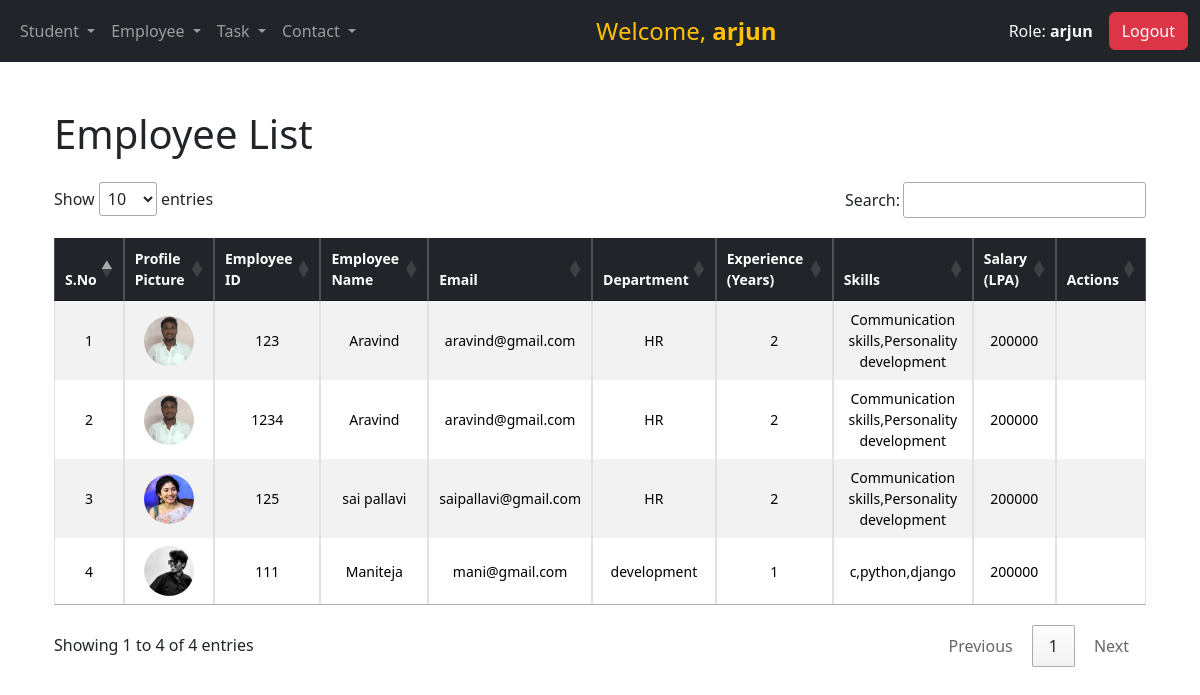
/employee-list/ (signed in), run on the app's committed database.
### operations/models.py (models this page shows, shortened)
class Employee(models.Model):
    employeeid=models.CharField(max_length=100)
    employeename=models.CharField(max_length=50)
    email = models.CharField(max_length=50, null=True, blank=True)
    department = models.CharField(max_length=100, null=True, blank=True)
    experience = models.CharField(max_length=50, null=True, blank=True,)
    skills=models.CharField(max_length=50,null=True, blank=True,)
    salary = models.CharField(max_length=50, null=True, blank=True)
    serial_number = models.PositiveIntegerField(default=0)
    profile_picture = models.ImageField(upload_to='employee_pictures/', blank=True, null=True)  # Add this line

### operations/views.py (the view)
# urls.py: path('employee-list/',login_required(views.employee_list),name='employee_list'),
def employee_list(request):
    employees = Employee.objects.all()  # Query to get all employee records
    return render(request, 'employees/employee-list.html', {'employees': employees})

### operations/templates/employees/employee-list.html (shortened to what this page needs)
{% extends 'base.html' %}
{% block content %}
    <div class="container mt-5">
        <div class="d-flex justify-content-between align-items-center mb-4">
            <h1 class="mb-0">Employee List</h1>
        </div>
        <div class="table-responsive">
            <table id="employeeTable" class="table table-striped table-sm table-bordered align-middle mb-3">
                <thead class="table-dark">
                    <tr class="text-center small">
                        <th>S.No</th>
                        <th>Profile Picture</th>
                        <th>Employee ID</th>
                        <th>Employee Name</th>
                        <th>Email</th>
                        <th>Department</th>
                        <th>Experience (Years)</th>
                        <th>Skills</th>
                        <th>Salary (LPA)</th>
                        <th>Actions</th>
                    </tr>
                </thead>
                <tbody>
                    {% for employee in employees %}
                        <tr class="text-center small">
                            <td>{{ forloop.counter }}</td>
                            <td>
                                {% if employee.profile_picture %}
                                    <img src="{{ employee.profile_picture.url }}" alt="Profile Picture" style="width: 50px; height: 50px; object-fit: cover;border-radius: 50%">
                                {% else %}
                                    <img src="https://cdn-icons-png.flaticon.com/512/847/847969.png" alt="Default Icon" style="width: 50px; height: 50px; object-fit: cover;border-radius: 50%">
                                {% endif %}
                            </td>
                            <td>{{ employee.employeeid }}</td>
                            <td>{{ employee.employeename }}</td>
                            <td>{{ employee.email }}</td>
                            <td>{{ employee.department }}</td>
                            <td>{{ employee.experience }}</td>
                            <td>{{ employee.skills }}</td>
                            <td>{{ employee.salary }}</td>
                            <td>
                            </td>
                        </tr>
                    {% empty %}
                        <tr>
                            <td colspan="10" class="text-center text-muted">No employee data available.</td>
                        </tr>
                    {% endfor %}
                </tbody>
            </table>
        </div>
    </div>
    <link rel="stylesheet" href="https://cdn.datatables.net/1.13.5/css/jquery.dataTables.min.css">
{% endblock %}

### operations/templates/base.html (shortened to what this page needs)
<!DOCTYPE html>
<html lang="en">
<head>
  {% load static %}
  <link href="https://cdn.jsdelivr.net/npm/bootstrap@5.3.3/dist/css/bootstrap.min.css" rel="stylesheet">
  <link rel="stylesheet" href="{% static 'styles.css' %}">
</head>
<body>
  <nav
  class="navbar navbar-expand-sm navbar-dark
  {% if request.session.user_role == 'staff' %}light-green
  {% elif request.session.user_role == 'student' %}light-yellow
  {% elif request.session.user_role == 'employee' %}light-blue
  {% else %}bg-dark{% endif %}">
    <div class="container-fluid">
      <ul class="navbar-nav">
        <li class="nav-item dropdown">
          {% if request.session.user_role != "employee" %}
          <a class="nav-link dropdown-toggle" href="#" role="button" data-bs-toggle="dropdown" aria-expanded="false">
            Student
          </a>
          {% endif %}
        </li>
        {% if request.session.user_role != "student" %}
        <li class="nav-item dropdown">
          <a class="nav-link dropdown-toggle" href="#" role="button" data-bs-toggle="dropdown" aria-expanded="false">
            Employee
          </a>
        </li>
        {% endif %}
        <li class="nav-item dropdown">
          <a class="nav-link dropdown-toggle" href="#" role="button" data-bs-toggle="dropdown" aria-expanded="false">
            Task
          </a>
        </li>
        <li class="nav-item dropdown">
          <a class="nav-link dropdown-toggle" href="#" role="button" data-bs-toggle="dropdown" aria-expanded="false">
            Contact
          </a>
        </li>
      </ul>
      <div class="mx-auto text-warning text-warning-highlight">
        Welcome, <strong>{{ request.session.user_name }}</strong>
      </div>
      <div class="d-flex align-items-center">
        <span class="navbar-text text-light me-3">
          Role: <strong>{{ request.session.user_role }}</strong>
        </span>
        <form method="post" action="{% url 'logout' %}">
          <button class="btn btn-danger" type="submit">Logout</button>
        </form>
      </div>
    </div>
  </nav>
<div class="container mt-4">
  {% block content %}{% endblock %}
</div>
</body>
</html>

### operations/static/styles.css (style rules this page uses)
.text-warning-highlight { font-size: 1.5rem; padding: 5px 10px; border-radius: 5px; }

### data on the page
Employee: profile_picture (picture), employeeid "123", employeename "Aravind", email "aravind@gmail.com", department "HR", experience "2", skills "Communication skills,Personality development", salary "200000"
Employee: profile_picture (picture), employeeid "1234", employeename "Aravind", email "aravind@gmail.com", department "HR", experience "2", skills "Communication skills,Personality development", salary "200000"
Employee: profile_picture (picture), employeeid "125", employeename "sai pallavi", email "saipallavi@gmail.com", department "HR", experience "2", skills "Communication skills,Personality development", salary "200000"
Employee: profile_picture (picture), employeeid "111", employeename "Maniteja", email "mani@gmail.com", department "development", experience "1", skills "c,python,django", salary "200000"

### other printed values
{{ request.session.user_name }} "arjun"
{{ request.session.user_role }} "arjun"
